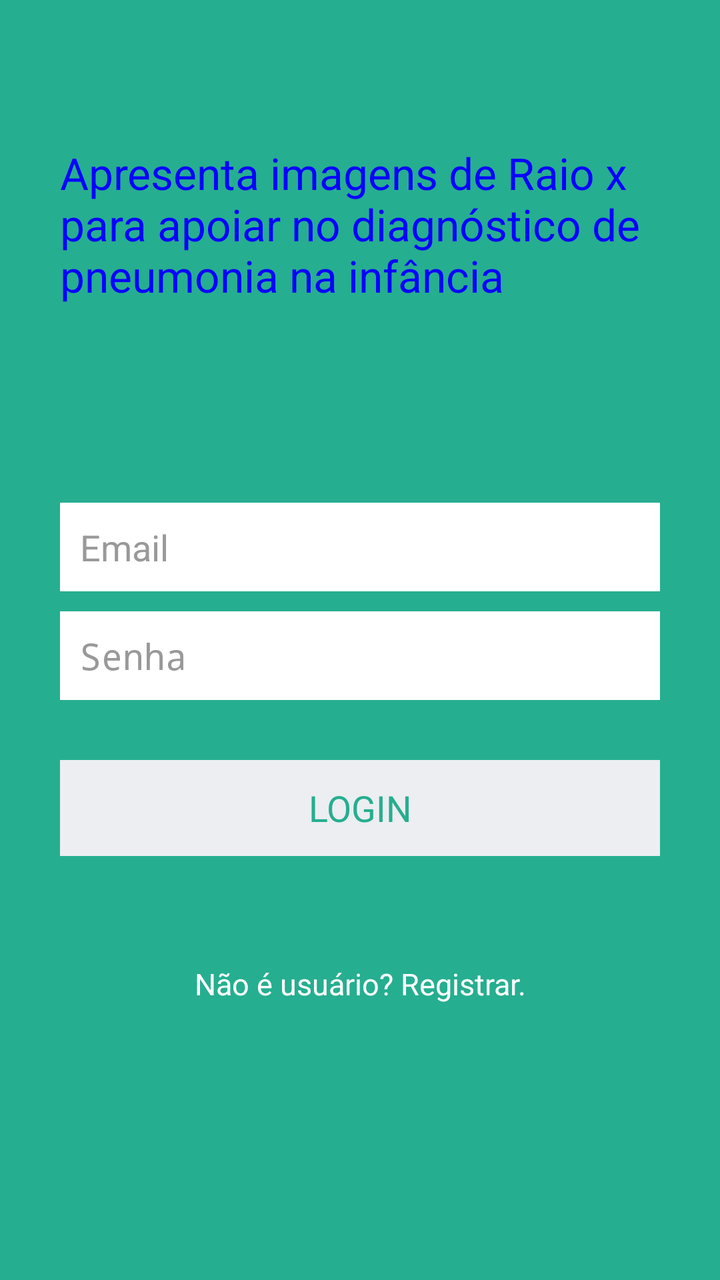
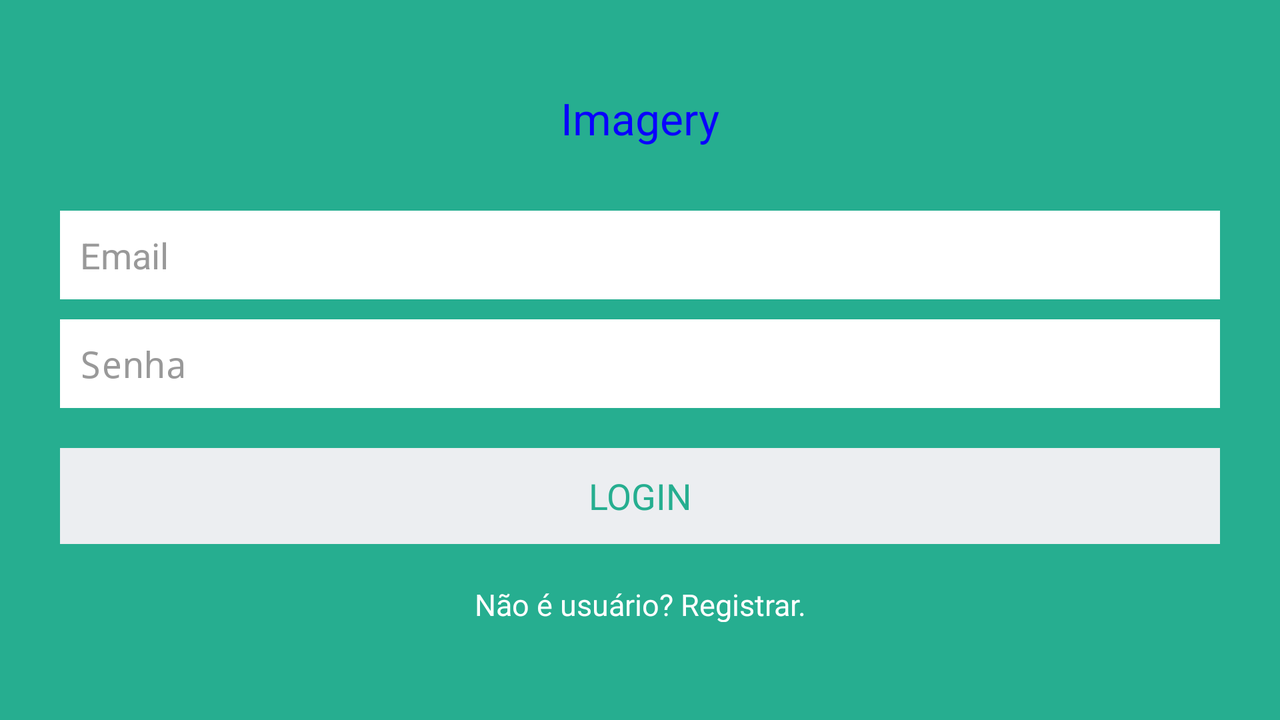

One screen, two layout resources from the same app: the default and the repository's alternative for another configuration. Each is rendered where Android would select it; the XML of both is given below.
<!-- AndroidManifest.xml: application theme FreeWallTheme -->
<!-- res/layout/activity_login.xml -->
<?xml version="1.0" encoding="utf-8"?>

<LinearLayout xmlns:android="http://schemas.android.com/apk/res/android"
    android:layout_width="fill_parent"
    android:layout_height="fill_parent"
    android:background="@color/bg_login"
    android:gravity="center"
    android:orientation="vertical"
    android:padding="10dp"
    android:weightSum="1">

    <TextView
        android:layout_width="wrap_content"
        android:layout_height="wrap_content"
        android:textAppearance="?android:attr/textAppearanceLarge"
        android:text="@string/lbl_loginTopo"
        android:id="@+id/textView"
        android:layout_gravity="center_horizontal"
        android:layout_weight="0.18"
        style="@style/AppBaseTheme"
        android:clickable="false"
        android:autoText="false"
        android:padding="20dp"
        android:textColor="#ff0901ff"
        android:textIsSelectable="false" />

    <RelativeLayout
        android:layout_width="match_parent"
        android:layout_height="45dp"
        android:layout_gravity="center_horizontal"
        android:id="@+id/relative_large">

    </RelativeLayout>

    <LinearLayout
        android:layout_width="fill_parent"
        android:layout_height="wrap_content"
        android:orientation="vertical"
        android:paddingLeft="20dp"
        android:paddingRight="20dp"
        android:layout_weight="0.38">

        <EditText
            android:id="@+id/email"
            android:layout_width="fill_parent"
            android:layout_height="wrap_content"
            android:layout_marginBottom="10dp"
            android:background="@color/white"
            android:hint="@string/hint_email"
            android:inputType="textEmailAddress"
            android:padding="10dp"
            android:singleLine="true"
            android:textColor="@color/input_login"
            android:textColorHint="@color/input_login_hint" />

        <EditText
            android:id="@+id/password"
            android:layout_width="fill_parent"
            android:layout_height="wrap_content"
            android:layout_marginBottom="10dp"
            android:background="@color/white"
            android:hint="@string/hint_password"
            android:inputType="textPassword"
            android:padding="10dp"
            android:singleLine="true"
            android:textColor="@color/input_login"
            android:textColorHint="@color/input_login_hint" />

        

        <Button
            android:id="@+id/btnLogin"
            android:layout_width="fill_parent"
            android:layout_height="wrap_content"
            android:layout_marginTop="20dip"
            android:background="@color/btn_login_bg"
            android:text="@string/btn_login"
            android:textColor="@color/btn_login" />

        

        <Button
            android:id="@+id/btnLinkToRegisterScreen"
            android:layout_width="fill_parent"
            android:layout_height="wrap_content"
            android:layout_marginTop="40dip"
            android:background="@null"
            android:text="@string/btn_link_to_register"
            android:textAllCaps="false"
            android:textColor="@color/white"
            android:textSize="15dp" />
    </LinearLayout>

</LinearLayout>
<!-- resources referenced by this layout -->
<resources>
  <color name="bg_login">#26ae90</color>
  <color name="btn_login">#26ae90</color>
  <color name="btn_login_bg">#eceef1</color>
  <color name="input_login">#222222</color>
  <color name="input_login_hint">#999999</color>
  <color name="white">#ffffff</color>
  <string name="btn_link_to_register">Não é usuário? Registrar.</string>
  <string name="btn_login">LOGIN</string>
  <string name="hint_email">Email</string>
  <string name="hint_password">Senha</string>
  <string name="lbl_loginTopo">Apresenta imagens de Raio x para apoiar no diagnóstico de pneumonia na infância</string>
  <style name="FreeWallTheme" parent="@android:style/Theme.Holo.Light">
          <item name="android:actionBarStyle">@style/MyActionBarTheme</item>
          <item name="android:actionOverflowButtonStyle">@style/OverFlow</item>
      </style>
  <style name="MyActionBarTheme" parent="@android:style/Widget.Holo.Light.ActionBar">
          <item name="android:background">@color/action_bar</item>
          <item name="android:titleTextStyle">@style/TitleTextStyle</item>
      </style>
  <style name="OverFlow" parent="android:style/Widget.Holo.ActionButton.Overflow">
          <item name="android:src">@drawable/ic_action_overflow</item>
      </style>
  <color name="action_bar">#141416</color>
  <!-- from res/values-v13/ -->
  <style name="TitleTextStyle" parent="android:TextAppearance.Holo.Widget.ActionBar.Title">
          <item name="android:textColor">@color/action_bar_title
  
          </item>
  
      </style>
  <color name="action_bar_title">#ffffff</color>
</resources>
<!-- res/layout-land/activity_login.xml (the repository's variant of the layout above) -->
<!-- drawn on the phone turned sideways -->
<?xml version="1.0" encoding="utf-8"?>
<LinearLayout xmlns:android="http://schemas.android.com/apk/res/android"
    android:layout_width="fill_parent"
    android:layout_height="fill_parent"
    android:background="@color/bg_login"
    android:gravity="center"
    android:orientation="vertical"
    android:padding="10dp"
    android:weightSum="1">

    <TextView
        android:layout_width="wrap_content"
        android:layout_height="wrap_content"
        android:textAppearance="?android:attr/textAppearanceLarge"
        android:text="Imagery"
        android:id="@+id/textView"
        android:layout_gravity="center_horizontal"
        android:layout_weight="0.18"
        style="@style/AppBaseTheme"
        android:clickable="false"
        android:autoText="false"
        android:padding="20dp"
        android:textColor="#ff0901ff"
        android:textIsSelectable="false" />

    <LinearLayout
        android:layout_width="fill_parent"
        android:layout_height="wrap_content"
        android:orientation="vertical"
        android:paddingLeft="20dp"
        android:paddingRight="20dp"
        android:layout_weight="0.38">

        <EditText
            android:id="@+id/email"
            android:layout_width="fill_parent"
            android:layout_height="wrap_content"
            android:layout_marginBottom="10dp"
            android:background="@color/white"
            android:hint="@string/hint_email"
            android:inputType="textEmailAddress"
            android:padding="10dp"
            android:singleLine="true"
            android:textColor="@color/input_login"
            android:textColorHint="@color/input_login_hint" />

        <EditText
            android:id="@+id/password"
            android:layout_width="fill_parent"
            android:layout_height="wrap_content"
            android:layout_marginBottom="10dp"
            android:background="@color/white"
            android:hint="@string/hint_password"
            android:inputType="textPassword"
            android:padding="10dp"
            android:singleLine="true"
            android:textColor="@color/input_login"
            android:textColorHint="@color/input_login_hint" />

        

        <Button
            android:id="@+id/btnLogin"
            android:layout_width="fill_parent"
            android:layout_height="wrap_content"
            android:layout_marginTop="10dip"
            android:background="@color/btn_login_bg"
            android:text="@string/btn_login"
            android:textColor="@color/btn_login" />

        

        <Button
            android:id="@+id/btnLinkToRegisterScreen"
            android:layout_width="fill_parent"
            android:layout_height="19dp"
            android:layout_marginTop="20dip"
            android:background="@null"
            android:text="@string/btn_link_to_register"
            android:textAllCaps="false"
            android:textColor="@color/white"
            android:textSize="15dp" />
    </LinearLayout>

</LinearLayout>
<!-- resources referenced by the variant -->
<!-- as the phone turned sideways resolves them -->
<resources>
  <color name="bg_login">#26ae90</color>
  <color name="btn_login">#26ae90</color>
  <color name="btn_login_bg">#eceef1</color>
  <color name="input_login">#222222</color>
  <color name="input_login_hint">#999999</color>
  <color name="white">#ffffff</color>
  <string name="btn_link_to_register">Não é usuário? Registrar.</string>
  <string name="btn_login">LOGIN</string>
  <string name="hint_email">Email</string>
  <string name="hint_password">Senha</string>
  <style name="FreeWallTheme" parent="@android:style/Theme.Holo.Light">
          <item name="android:actionBarStyle">@style/MyActionBarTheme</item>
          <item name="android:actionOverflowButtonStyle">@style/OverFlow</item>
      </style>
  <style name="MyActionBarTheme" parent="@android:style/Widget.Holo.Light.ActionBar">
          <item name="android:background">@color/action_bar</item>
          <item name="android:titleTextStyle">@style/TitleTextStyle</item>
      </style>
  <style name="OverFlow" parent="android:style/Widget.Holo.ActionButton.Overflow">
          <item name="android:src">@drawable/ic_action_overflow</item>
      </style>
  <color name="action_bar">#141416</color>
  <!-- from res/values-v13/ -->
  <style name="TitleTextStyle" parent="android:TextAppearance.Holo.Widget.ActionBar.Title">
          <item name="android:textColor">@color/action_bar_title
  
          </item>
  
      </style>
  <color name="action_bar_title">#ffffff</color>
</resources>
